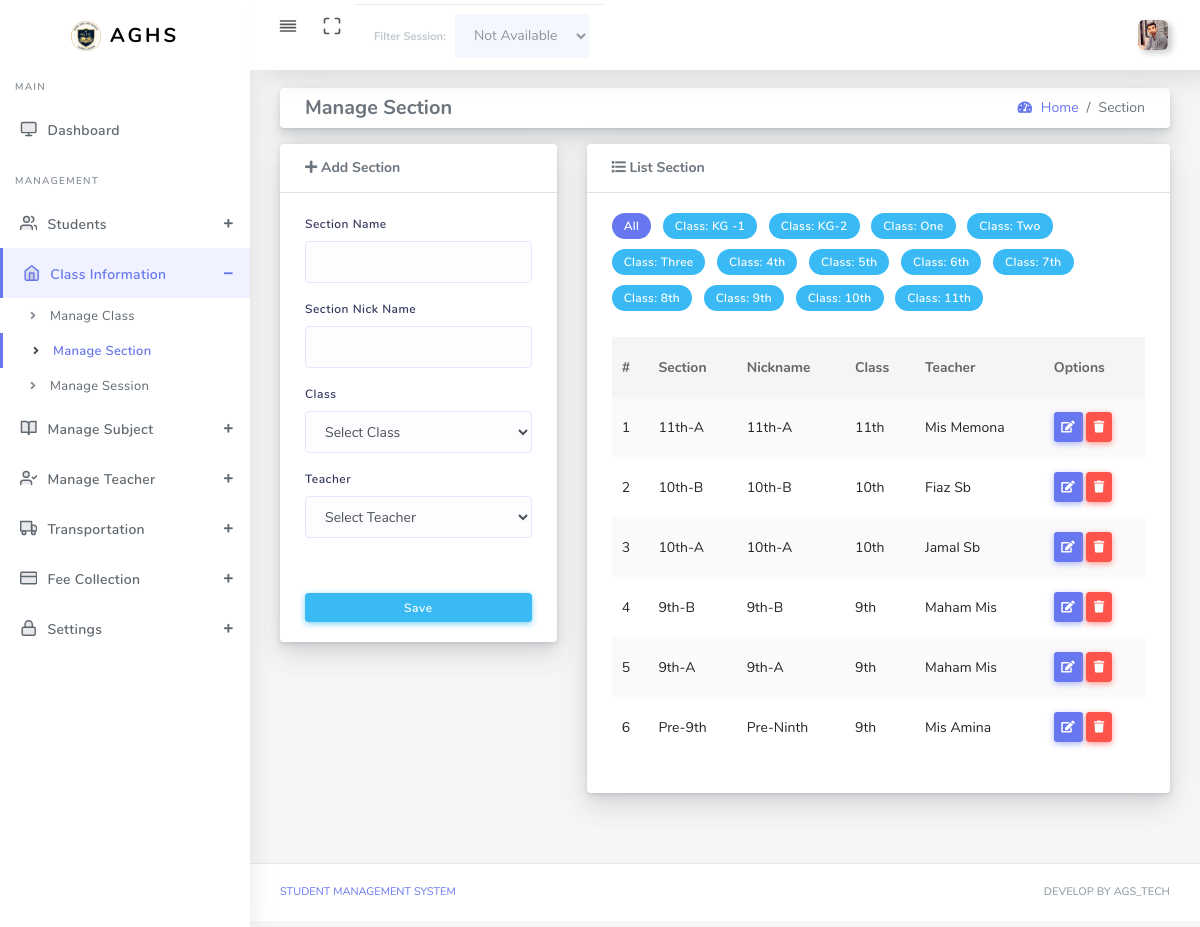
Screenshot of /manage-section.php (signed in) with the database file from the repository.
### tables this page shows
CREATE TABLE `school_settings` (
  `id` int(11) NOT NULL DEFAULT 1,
  `school_name` varchar(255) NOT NULL,
  `address` text DEFAULT NULL,
  `contact` varchar(20) DEFAULT NULL,
  `logo` varchar(255) DEFAULT NULL,
  `updated_at` timestamp NOT NULL DEFAULT current_timestamp() ON UPDATE current_timestamp(),
  PRIMARY KEY (`id`)
);

CREATE TABLE `classes` (
  `id` int(11) NOT NULL AUTO_INCREMENT,
  `class_name` varchar(100) NOT NULL,
  `numeric_name` varchar(50) NOT NULL,
  `teacher_id` int(11) DEFAULT NULL,
  `created_at` timestamp NOT NULL DEFAULT current_timestamp(),
  PRIMARY KEY (`id`),
  KEY `fk_class_teacher` (`teacher_id`),
  CONSTRAINT `fk_class_teacher` FOREIGN KEY (`teacher_id`) REFERENCES `teachers` (`id`) ON DELETE SET NULL ON UPDATE CASCADE
);

CREATE TABLE `sections` (
  `id` int(11) NOT NULL AUTO_INCREMENT,
  `section_name` varchar(100) NOT NULL,
  `nick_name` varchar(100) DEFAULT NULL,
  `class_id` int(11) NOT NULL,
  `teacher_id` int(11) DEFAULT NULL,
  PRIMARY KEY (`id`),
  KEY `class_id` (`class_id`),
  KEY `teacher_id` (`teacher_id`),
  CONSTRAINT `sections_ibfk_1` FOREIGN KEY (`class_id`) REFERENCES `classes` (`id`) ON DELETE CASCADE,
  CONSTRAINT `sections_ibfk_2` FOREIGN KEY (`teacher_id`) REFERENCES `teachers` (`id`) ON DELETE SET NULL
);

CREATE TABLE `teachers` (
  `id` int(11) NOT NULL AUTO_INCREMENT,
  `teacher_name` varchar(255) NOT NULL,
  `email` varchar(255) NOT NULL,
  `contact` varchar(100) NOT NULL,
  `assigned_class` varchar(100) DEFAULT 'Not Assigned',
  `created_at` timestamp NOT NULL DEFAULT current_timestamp(),
  `updated_at` timestamp NOT NULL DEFAULT current_timestamp() ON UPDATE current_timestamp(),
  PRIMARY KEY (`id`)
);

### manage-section.php (the view, shortened to what this page needs)
<?php
require_once 'auth.php';
$filter_class = isset($_GET['class_id']) ? $_GET['class_id'] : 'all';
$all_classes = $pdo->query("SELECT * FROM classes ORDER BY CAST(numeric_name AS UNSIGNED) ASC")->fetchAll();
$sql = "SELECT sections.*, classes.class_name, teachers.teacher_name
        FROM sections
        INNER JOIN classes ON sections.class_id = classes.id
        LEFT JOIN teachers ON sections.teacher_id = teachers.id";
$sql .= " ORDER BY sections.id DESC";
$sections_list = $pdo->query($sql)->fetchAll();
?>
<!DOCTYPE html>
<html lang="en">
<head>
  <link rel="stylesheet" href="assets/css/app.min.css">
  <link rel="stylesheet" href="assets/bundles/datatables/datatables.min.css">
  <link rel="stylesheet" href="assets/bundles/datatables/DataTables-1.10.16/css/dataTables.bootstrap4.min.css">
  <link rel="stylesheet" href="assets/css/style.css">
  <link rel="stylesheet" href="assets/css/components.css">
  <link rel="stylesheet" href="assets/css/custom.css">
</head>
<body>
  <div id="app">
    <div class="main-wrapper main-wrapper-1">
      <div class="navbar-bg"></div>
      <?php include 'include/navbar.php'; ?>
      <div class="main-sidebar sidebar-style-2">
        <?php include 'include/asidebar.php'; ?>
      </div>
      <div class="main-content">
        <section class="section">
          <div class="section-body">
            <div class="row bg-title">
              <div class="col-12">
                <div class="card mb-3">
                  <div class="card-body py-2">
                    <div class="d-flex flex-wrap align-items-center justify-content-between">
                      <h5 class="page-title mb-0">Manage Section</h5>
                      <nav aria-label="breadcrumb">
                        <ol class="breadcrumb mb-0 bg-transparent p-0">
                          <li class="breadcrumb-item"><a href="dashboard.php"><i class="fas fa-tachometer-alt"></i> Home</a></li>
                          <li class="breadcrumb-item active">Section</li>
                        </ol>
                      </nav>
                    </div>
                  </div>
                </div>
              </div>
            </div>
            <div class="row">
              <div class="col-sm-4">
                <div class="card">
                  <div class="card-header border-bottom">
                    <p class="mb-0 font-weight-bold"><i class="fa fa-plus"></i>&nbsp;Add Section</p>
                  </div>
                  <form method="POST" class="needs-validation" novalidate>
                    <div class="card-body">
                      <div class="form-group">
                        <label>Section Name</label>
                        <input type="text" name="s_name" class="form-control" required>
                      </div>
                      <div class="form-group">
                        <label>Section Nick Name</label>
                        <input type="text" name="s_nick" class="form-control" required>
                      </div>
                      <div class="form-group">
                        <label>Class</label>
                        <select name="class_id" class="form-control select2" required>
                          <option value="">Select Class</option>
                        </select>
                      </div>
                      <div class="form-group">
                        <label>Teacher</label>
                        <select name="teacher_id" class="form-control select2" required>
                          <option value="">Select Teacher</option>
                        </select>
                      </div>
                    </div>
                    <div class="card-footer text-center">
                      <button type="submit" name="btn_save" class="btn btn-info btn-block btn-sm">Save</button>
                    </div>
                  </form>
                </div>
              </div>
              <div class="col-sm-8">
                <div class="card">
                  <div class="card-header border-bottom">
                    <p class="mb-0 font-weight-bold"><i class="fa fa-list"></i>&nbsp;List Section</p>
                  </div>
                  <div class="card-body">
                    <div class="badges mb-3">
                      <a href="manage-section.php?class_id=all" class="badge <?= ($filter_class == 'all') ? 'badge-primary' : 'badge-dark' ?>">All</a>
                      <?php foreach ($all_classes as $c): ?>
                        <a href="manage-section.php?class_id=<?= $c['id'] ?>" class="badge badge-info <?= ($filter_class == $c['id']) ? 'border border-dark' : '' ?>">
                          Class: <?= $c['class_name'] ?>
                        </a>
                      <?php endforeach; ?>
                    </div>
                    <div class="table-responsive">
                      <table class="table table-striped table-hover" id="tableExport" style="width:100%;">
                        <thead>
                          <tr>
                            <th>#</th>
                            <th>Section</th>
                            <th>Nickname</th>
                            <th>Class</th>
                            <th>Teacher</th>
                            <th>Options</th>
                          </tr>
                        </thead>
                        <tbody>
                          <?php $count = 1;
                          foreach ($sections_list as $row): ?>
                            <tr>
                              <td><?= $count++ ?></td>
                              <td><?= $row['section_name'] ?></td>
                              <td><?= $row['nick_name'] ?></td>
                              <td><?= $row['class_name'] ?></td>
                              <td><?= $row['teacher_name'] ?></td>
                              <td>
                                <button class="btn btn-sm btn-primary editBtn" data-id="<?= $row['id'] ?>" data-name="<?= $row['section_name'] ?>" data-nick="<?= $row['nick_name'] ?>" data-class="<?= $row['class_id'] ?>" data-teacher="<?= $row['teacher_id'] ?>"><i class="fa fa-edit"></i></button>
                                <button class="btn btn-sm btn-danger deleteBtn" data-id="<?= $row['id'] ?>"><i class="fa fa-trash"></i></button>
                              </td>
                            </tr>
                          <?php endforeach; ?>
                        </tbody>
                      </table>
                    </div>
                  </div>
                </div>
              </div>
            </div>
          </div>
        </section>
      </div>
      <?php include 'include/footer.php'; ?>
    </div>
  </div>
</body>
</html>

### include/navbar.php (shortened to what this page needs)
<?php
if (isset($_SESSION['admin_id'])) {
    $admin_id = $_SESSION['admin_id'];
    $st_admin = $pdo->prepare("SELECT full_name, profile_pic FROM admins WHERE id = ?");
    $st_admin->execute([$admin_id]);
    $admin_data = $st_admin->fetch(PDO::FETCH_ASSOC);
    $display_pic = (!empty($admin_data['profile_pic']) && file_exists('uploads/' . $admin_data['profile_pic']))
                   ? 'uploads/' . $admin_data['profile_pic']
                   : 'assets/img/user.png';
} else {
    $display_name = "Admin";
    $display_pic = "assets/img/user.png";
}
?>
<nav class="navbar navbar-expand-lg main-navbar sticky">
    <div class="form-inline mr-auto">
        <ul class="navbar-nav mr-3">
            <li><a href="#" data-toggle="sidebar" class="nav-link nav-link-lg collapse-btn"> <i data-feather="align-justify"></i></a></li>
            <li class="d-none d-md-block"><a href="#" class="nav-link nav-link-lg fullscreen-btn">
                <i data-feather="maximize"></i>
            </a></li>
            <li>
                <?php
                $current_page = basename($_SERVER['PHP_SELF']);
                ?>
                <?php if ($current_page == 'dashboard.php'): ?>
                    <div class="card-footer bg-white py-2 d-flex justify-content-end" style="border-radius: 0 0 15px 15px;">
                        <form method="GET" class="form-inline">
                            <span class=" d-none d-md-block mr-2 font-weight-bold small text-dark">Filter Session:</span>
                            <select name="session_id" class="form-control form-control-sm select2" onchange="this.form.submit()">
                                <option value="all" <?= (isset($f_sess) && $f_sess == 'all' ? 'selected' : '') ?>>All Sessions</option>
                                <?php
                                if (isset($sessions)) {
                                    foreach ($sessions as $s) {
                                        echo "<option value='{$s['id']}' " . (isset($f_sess) && $f_sess == $s['id'] ? 'selected' : '') . ">{$s['session_name']}</option>";
                                    }
                                }
                                ?>
                            </select>
                        </form>
                    </div>
                <?php else: ?>
                    <div class="align-items-baseline bg-white card-footer d-flex justify-content-end py-2" style="border-radius: 0 0 15px 15px; opacity: 0.6;">
                        <span class="d-none d-md-block mr-2 font-weight-bold small text-muted">Filter Session:</span>
                        <select class="form-control form-control-sm" disabled>
                            <option>Not Available</option>
                        </select>
                    </div>
                <?php endif; ?>
            </li>
        </ul>
    </div>
    <ul class="navbar-nav navbar-right">
        <li class="dropdown">
            <a href="#" data-toggle="dropdown" class="nav-link dropdown-toggle nav-link-lg nav-link-user">
                <img alt="image" src="<?= $display_pic ?>" class="user-img-radious-style" style="width:30px; height:30px; object-fit:cover;">
            </a>
        </li>
    </ul>
</nav>

### include/asidebar.php (shortened to what this page needs)
<?php
$current_page = basename($_SERVER['PHP_SELF']);
?>
<?php
$school_settings = $pdo->query("SELECT * FROM school_settings LIMIT 1")->fetch(PDO::FETCH_ASSOC);
$sch_logo    = (!empty($school_settings['logo']) && file_exists('uploads/' . $school_settings['logo']))
  ? 'uploads/' . $school_settings['logo']
  : 'assets/img/agslogo.png';
?>
<aside id="sidebar-wrapper">
  <div class="sidebar-brand">
    <a href="dashboard.php">
      <img alt="image" src="<?= $sch_logo ?>" class="header-logo" />
      <span class="logo-name">AGHS</span>
    </a>
  </div>
  <ul class="sidebar-menu">
    <li class="menu-header">Main</li>
    <li class="<?= ($current_page == 'dashboard.php') ? 'active' : '' ?>">
      <a href="dashboard.php" class="nav-link"><i data-feather="monitor"></i><span>Dashboard</span></a>
    </li>
    <li class="menu-header">Management</li>
    <?php
    $student_pages = ['student-registration-form.php', 'student-list.php', 'promotion_detain.php', 'passout_drop.php', 'print_certificate.php', 'add-bulk-student.php'];
    $is_student_active = in_array($current_page, $student_pages);
    ?>
    <li class="dropdown <?= $is_student_active ? 'active' : '' ?>">
      <a href="#" class="menu-toggle nav-link has-dropdown"><i data-feather="users"></i><span>Students</span></a>
    </li>
    <?php
    $class_pages = ['manage-class.php', 'manage-section.php', 'manage-session.php'];
    $is_class_active = in_array($current_page, $class_pages);
    ?>
    <li class="dropdown <?= $is_class_active ? 'active' : '' ?>">
      <a href="#" class="menu-toggle nav-link has-dropdown"><i data-feather="home"></i><span>Class Information</span></a>
      <ul class="dropdown-menu" style="<?= $is_class_active ? 'display: block;' : '' ?>">
        <li class="<?= ($current_page == 'manage-class.php') ? 'active' : '' ?>"><a class="nav-link" href="manage-class.php">Manage Class</a></li>
        <li class="<?= ($current_page == 'manage-section.php') ? 'active' : '' ?>"><a class="nav-link" href="manage-section.php">Manage Section</a></li>
        <li class="<?= ($current_page == 'manage-session.php') ? 'active' : '' ?>"><a class="nav-link" href="manage-session.php">Manage Session</a></li>
      </ul>
    </li>
    <?php
    $subject_pages = ['add-subject.php', 'subject-group.php'];
    $is_subject_active = in_array($current_page, $subject_pages);
    ?>
    <li class="dropdown <?= $is_subject_active ? 'active' : '' ?>">
      <a href="#" class="menu-toggle nav-link has-dropdown"><i data-feather="book-open"></i><span>Manage Subject</span></a>
    </li>
    <?php
    $is_teacher_active = ($current_page == 'add-teacher.php');
    ?>
    <li class="dropdown <?= $is_teacher_active ? 'active' : '' ?>">
      <a href="#" class="menu-toggle nav-link has-dropdown"><i data-feather="user-check"></i><span>Manage Teacher</span></a>
    </li>
    <?php
    $transport_pages = ['transport.php', 'manage-route.php', 'manage-vehicle.php'];
    $is_transport_active = in_array($current_page, $transport_pages);
    ?>
    <li class="dropdown <?= $is_transport_active ? 'active' : '' ?>">
      <a href="#" class="menu-toggle nav-link has-dropdown"><i data-feather="truck"></i><span>Transportation</span></a>
    </li>
    <?php
    $fee_pages = ['fee-type.php', 'pay-fee.php', 'manage-fee-record.php', 'discount-type.php'];
    $is_fee_active = in_array($current_page, $fee_pages);
    ?>
    <li class="dropdown <?= $is_fee_active ? 'active' : '' ?>">
      <a href="#" class="menu-toggle nav-link has-dropdown"><i data-feather="credit-card"></i><span>Fee Collection</span></a>
    </li>
    <?php
    $auth_pages = ['view_logs.php', 'register_admin.php', 'settings.php'];
    $is_auth_active = in_array($current_page, $auth_pages);
    ?>
    <li class="dropdown <?= $is_auth_active ? 'active' : '' ?>">
      <a href="#" class="menu-toggle nav-link has-dropdown"><i data-feather="lock"></i><span>Settings</span></a>
    </li>
  </ul>
</aside>

### include/asidebar.php (style rules this page uses)
.sidebar-menu .dropdown-menu li.active a { color: #6777ef !important; background-color: #f0f3ff !important; font-weight: 600 !important; }
.sidebar-menu li.active>a { border-left: 3px solid #6777ef !important; color: #6777ef !important; }

### rows the page displays
school_settings: logo (picture)
classes: class_name "KG -1"
classes: class_name "KG-2"
classes: class_name "One"
classes: class_name "Two"
classes: class_name "Three"
classes: class_name "4th"
classes: class_name "5th"
classes: class_name "6th"
classes: class_name "7th"
classes: class_name "8th"
classes: class_name "9th"
classes: class_name "10th"
classes: class_name "11th"
sections: section_name "11th-A", nick_name "11th-A", class.class_name "11th", teacher.teacher_name "Mis Memona"
sections: section_name "10th-B", nick_name "10th-B", class.class_name "10th", teacher.teacher_name "Fiaz Sb"
sections: section_name "10th-A", nick_name "10th-A", class.class_name "10th", teacher.teacher_name "Jamal Sb"
sections: section_name "9th-B", nick_name "9th-B", class.class_name "9th", teacher.teacher_name "Maham Mis"
sections: section_name "9th-A", nick_name "9th-A", class.class_name "9th", teacher.teacher_name "Maham Mis"
sections: section_name "Pre-9th", nick_name "Pre-Ninth", class.class_name "9th", teacher.teacher_name "Mis Amina"
